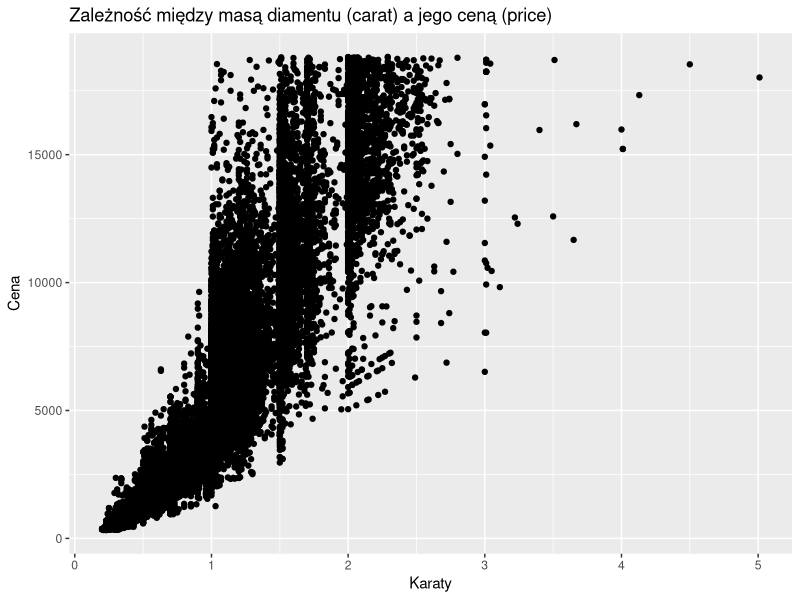
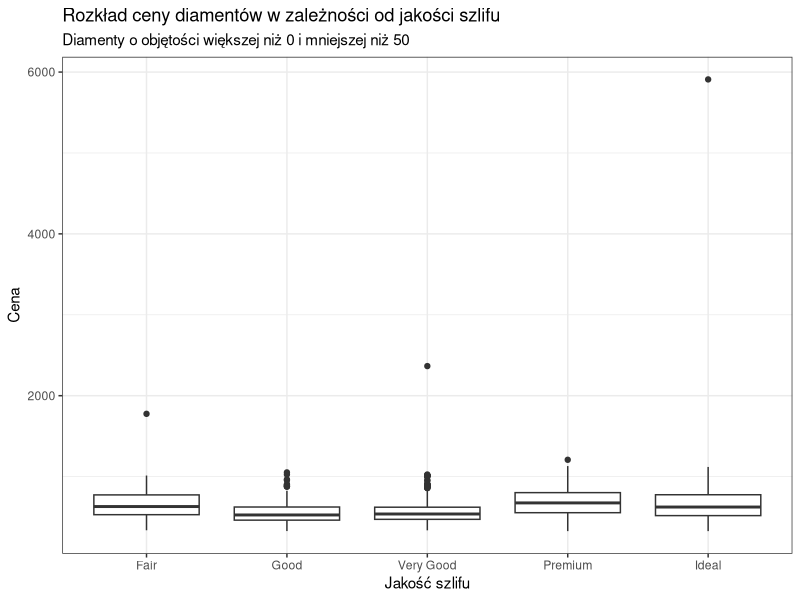
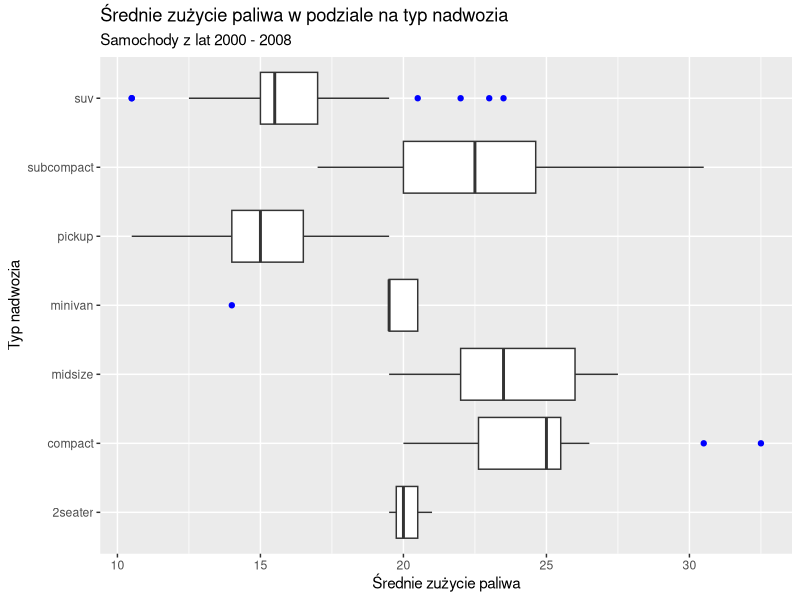
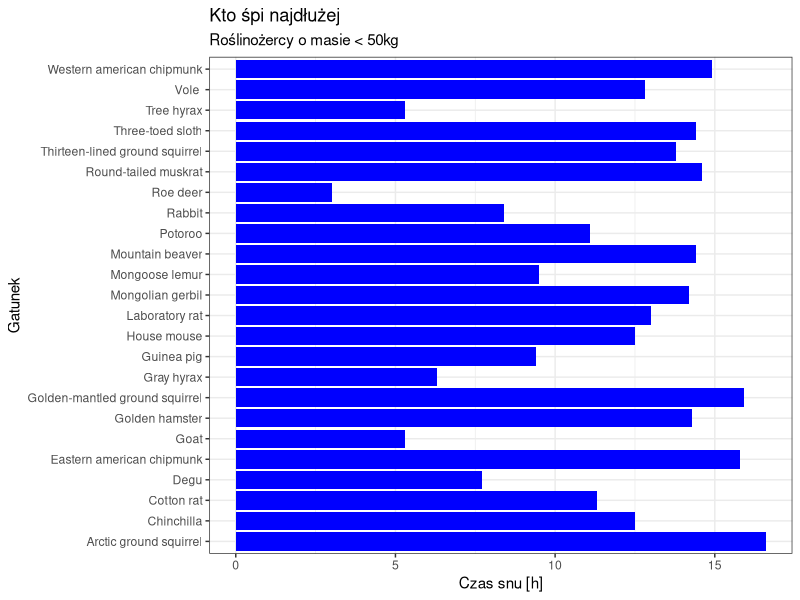
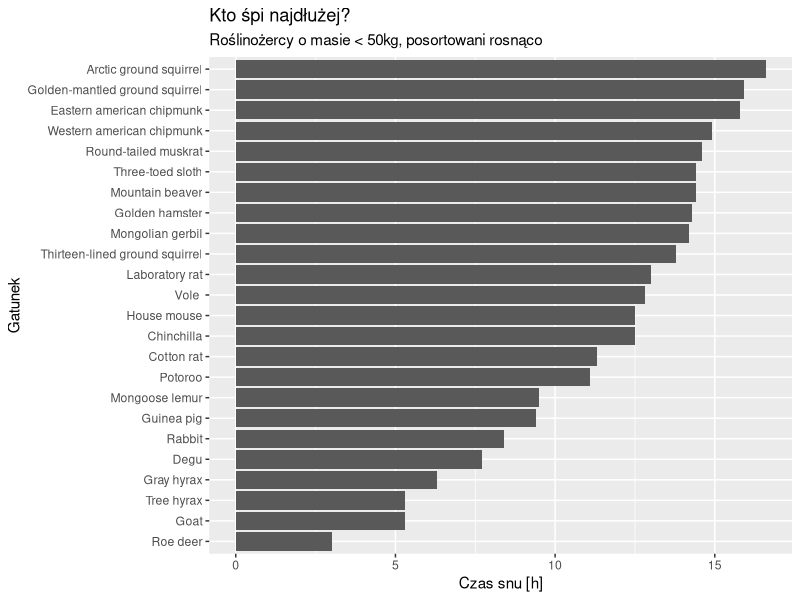
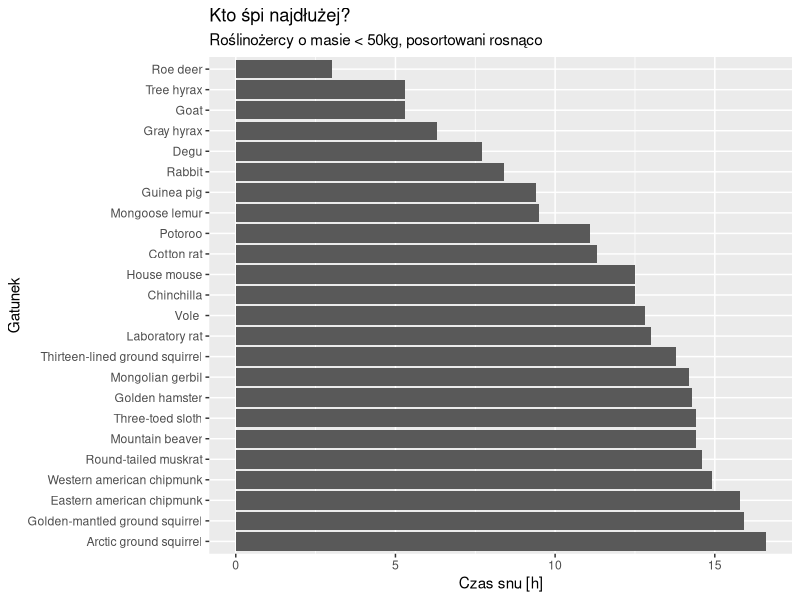
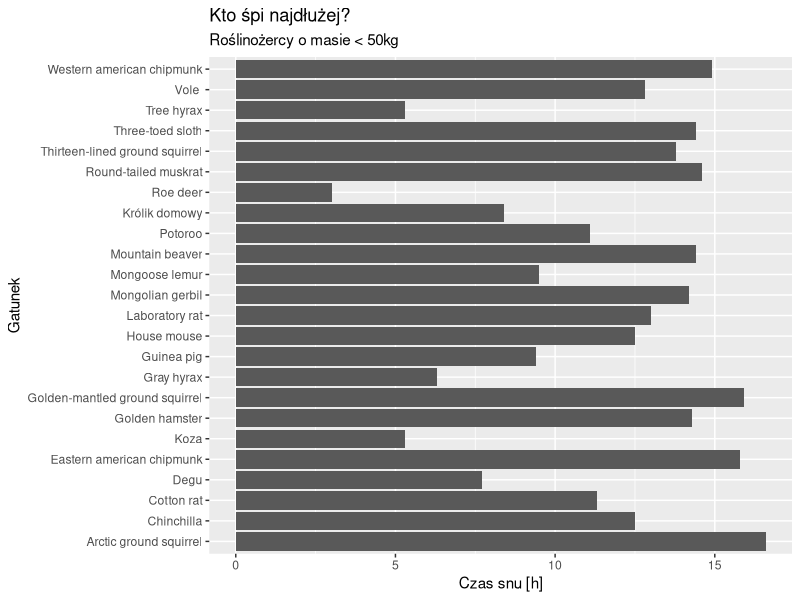
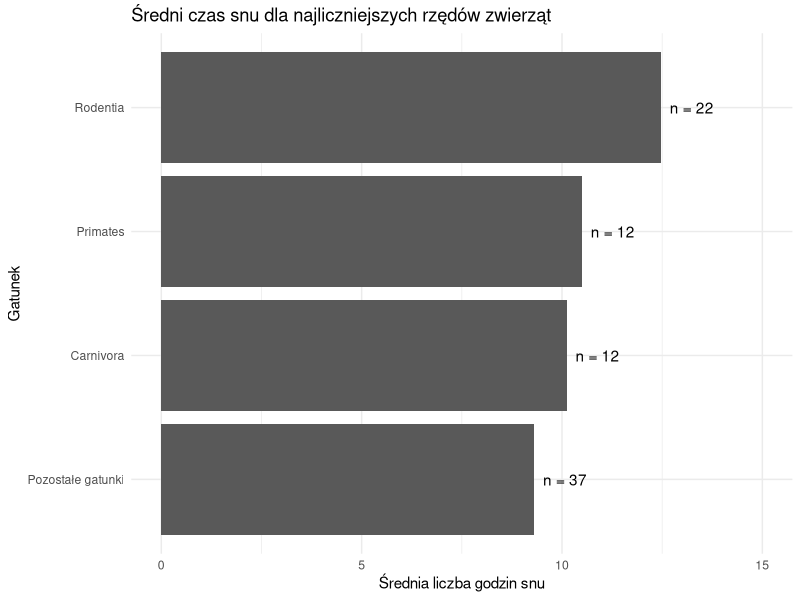

Reproduce these figures in R, in order.
#=======================================================#
#              TECHNIKI WIZUALIZACJI DANYCH             # 
#                     LABORATORIUM 4                    #
#=======================================================#
library(dplyr)
library(ggplot2)
library(forcats)

# 0. Zadania rozgrzewkowe -------------------------------------------------

?diamonds
# Note: dane z pakietu ggplot2, dane na temat diamentów

# Zadanie 0.1 -------------------------------------------------------------
# Stwórz wykres rozproszenia, który pokaże zależność między masą diamentu (carat)
# a jego ceną (price). Zadbaj o czytelność wykresu.

ggplot(diamonds, aes(x = carat, 
                     y = price)) + 
  geom_point() +
  labs(title= "Zależność między masą diamentu (carat) a jego ceną (price)",
       x = "Karaty",
       y = "Cena")



# Zadanie 0.2 -------------------------------------------------------------
# Założmy, że objętość diamentów wyliczamy jako iloczyn x, y i z. Wybierzmy
# diamenty o objętości mniejszej niż 50, ale większej niż 0. 
# Zaprezentuj rozkład ceny diamentów w zależności od jakości szlifu (cut).
# Zadbaj o czytelność wykresu.

diamonds %>% 
  mutate(vol = x*y*z) %>% 
  filter(vol < 50, vol > 0) %>% 
  ggplot(aes(x = cut, y = price)) + 
  geom_boxplot() +
  labs(title = "Rozkład ceny diamentów w zależności od jakości szlifu",
       subtitle = "Diamenty o objętości większej niż 0 i mniejszej niż 50",
       x = "Jakość szlifu",
       y = "Cena") +
  theme_bw()



?mpg
# Note: dane z pakietu ggplot2, dane na temat samochodów

## Zadanie 0.3 -------------------------------------------------------------
# Załóżmy, że interesują nas tylko samochody z lat 2000-2008 (kolumna year).
# Stwórz nową kolumną fuel_efficiency, która będzie średnią z zużycia paliwa
# w mieście (cty) i na autostradzie (hwy). 
# Narysuj rozkład tej nowej zmiennej w podziale na typ nadwozia (class).

mpg %>% 
  filter(year >= 2000, year <= 2008) %>% 
  mutate(fuel_efficiency = (cty + hwy)/2) %>% 
  ggplot(aes(x = fuel_efficiency, y = class)) +
  geom_boxplot(outlier.color = "blue") +
  labs(x = "Średnie zużycie paliwa",
       y = "Typ nadwozia",
       title = "Średnie zużycie paliwa w podziale na typ nadwozia",
       subtitle = "Samochody z lat 2000 - 2008")



?msleep
# Note: dane z pakietu ggplot2, dane na temat snu ssaków

## Zadanie 0.4 -------------------------------------------------------------
# Używając zbioru danych msleep wykonaj następujące kroki:

# 1) Wybierz tylko te zwierzęta, których masa ciała (bodywt)
# jest mniejsza niż 50 kg i które są roślinożercami (vore == "herbi").

# 2) Stwórz wykres słupkowy, który pokaże łączny czas snu (sleep_total)
# dla poszczególnych gatunków (name).

# 3) Chcemy, aby nazwy zwierząt były na osi pionowej.

msleep %>% 
  filter(bodywt < 50, vore == "herbi") %>% 
  ggplot(aes(x = sleep_total, y = name)) + 
  geom_col(fill = "blue") +
  labs(title = "Kto śpi najdłużej",
       subtitle = "Roślinożercy o masie < 50kg",
       x = "Czas snu [h]",
       y = "Gatunek") +
  theme_bw()


# !Note: Słupki bez sortowania ciężko się odczytuje, znacznie łatwiej 
# uzyskiwać informacji jeżeli słupki są posortowane. Oczywiście sortowanie 
# nie ma sensu gdy kolejne słupki to są na przykład lata.

# 1. forcats --------------------------------------------------------------

# !Note: Pakiet forcats jest pomocnikiem w sortowaniu wartości (w szczególności
# gdy są to zmienne factor).


# a) sortowanie według wartości - fct_reorder -----------------------------

# malejąco
msleep %>% 
  filter(bodywt < 50, vore == "herbi") %>% 
  mutate(name = fct_reorder(name, sleep_total)) %>% # Sortuje name według sleep_total 
  ggplot(aes(x = sleep_total, y = name)) + 
  geom_col() +
  labs(title = "Kto śpi najdłużej?",
       subtitle = "Roślinożercy o masie < 50kg, posortowani rosnąco",
       x = "Czas snu [h]", y = "Gatunek")

# rosnąco
msleep %>% 
  filter(bodywt < 50, vore == "herbi") %>% 
  mutate(name = fct_reorder(name, desc(sleep_total))) %>% # Sortuje name według sleep_total
  ggplot(aes(x = sleep_total, y = name)) + 
  geom_col() +
  labs(title = "Kto śpi najdłużej?",
       subtitle = "Roślinożercy o masie < 50kg, posortowani rosnąco",
       x = "Czas snu [h]", y = "Gatunek")



# b) zmiana nazw na bardziej czytelne - fct_recode ------------------------

msleep %>% 
  filter(bodywt < 50, vore == "herbi") %>% 
  mutate(name = fct_recode(name, 
                           "Królik domowy" = "Rabbit",
                           "Krowa" = "Cow",
                           "Koza" = "Goat")) %>% 
  ggplot(aes(x = sleep_total, y = name)) + 
  geom_col() +
  labs(title = "Kto śpi najdłużej?",
       subtitle = "Roślinożercy o masie < 50kg",
       x = "Czas snu [h]", y = "Gatunek")



# c) łączenie w grupy - fct_lump() ----------------------------------------

msleep_top_orders <- msleep %>%
  mutate(order_lumped = fct_lump(order, n = 3, other_level = "Pozostałe gatunki")) %>%
  group_by(order_lumped) %>%
  summarise(avg_sleep = mean(sleep_total), count = n())

ggplot(msleep_top_orders, aes(x = avg_sleep, y = fct_reorder(order_lumped, avg_sleep))) +
  geom_col() +
  geom_text(aes(label = paste("n =", count)), hjust = -0.2) + 
  labs(
    title = "Średni czas snu dla najliczniejszych rzędów zwierząt",
    x = "Średnia liczba godzin snu",
    y = "Gatunek"
  ) +
  xlim(0, 15) + 
  theme_minimal()

# 2. ggplot - kolory i skale ----------------------------------------------


# Zadanie 2.1 -------------------------------------------------------------
# Pogrupuj zwierzęta według gatunku (genus), wylicz dla każdego gatunku
# średni czas snu i średnią wagę ciała. Przygotuj wykres słupkowy,
# który na osi OX będzie przedstawiał średnią liczbę godzin snu,
# oś OY to gatunek a kolorem masę ciała.

p <- msleep %>%
  group_by(genus) %>% 
  summarise(
    avg_sleep = mean(sleep_total),
    avg_bodywt = mean(bodywt)
  ) %>%
  ggplot(aes(x = avg_sleep, y = fct_reorder(genus, avg_sleep))) +
  geom_col(aes(fill = avg_bodywt, width = 0.8)) + # width - szerokość słupka
  labs(
    title = "Średni sen i masa ciała wg gatunku zwierząt",
    subtitle = "Kolor reprezentuje średnią masę ciała",
    x = "Średnia liczba godzin snu",
    y = "Gatnek (Genus)",
    fill = "Masa ciała (kg)"
  ) +
  theme_minimal()

p

# Co jest do poprawy? -----------------------------------------------------
# a) nachodzące opisy osi
# b) skala kolorystyczna
# c) transformacja log?


# a) ----------------------------------------------------------------------

msleep %>%
  mutate(genus_lump = fct_lump_n(genus, n = 4, other_level = "Pozostałe gatunki")) %>% 
  group_by(genus_lump) %>% 
  summarise(
    avg_sleep = mean(sleep_total),
    avg_bodywt = mean(bodywt)
  ) %>%
  ggplot(aes(x = avg_sleep, y = fct_reorder(genus_lump, avg_sleep))) +
  geom_col(aes(fill = avg_bodywt), width = 0.8) +
  labs(
    title = "Średni sen i masa ciała wg gatunku zwierząt",
    subtitle = "Kolor reprezentuje średnią masę ciała",
    x = "Średnia liczba godzin snu",
    y = "Gatnek (Genus)",
    fill = "Masa ciała (kg)"
  ) +
  theme_minimal()

p + 
  theme(axis.text.y = element_text(size = 6, angle = 25)) # mniejsza czcionka i pod kątem

# osie (x & y) ------------------------------------------------------------

p + 
  scale_x_continuous(expand = c(0,0))

p + 
  scale_x_continuous(expand = expansion(mult = c(0, 0.1)))

p +
  scale_x_continuous(position = "top") 

p +
  scale_x_reverse()

p +
  scale_y_discrete(position = "right")


# b)  ---------------------------------------------------------------------

# install.packages("RColorBrewer")
library(RColorBrewer)
RColorBrewer::brewer.pal(n = 5, name = "Blues")
c("#EFF3FF", "#BDD7E7", "#6BAED6", "#3182BD", "#08519C")

p + 
  scale_fill_gradient(low ="lightblue", high="red")

msleep %>%
  group_by(genus) %>% 
  summarise(
    avg_sleep = mean(sleep_total),
    avg_bodywt = mean(bodywt)
  ) %>% 
  ungroup() %>% 
  summarise(q99 = quantile(avg_bodywt, 0.99),
            min = min(avg_bodywt),
            max = max(avg_bodywt))

p + 
  scale_fill_gradient2(
    low = "navyblue", high = "red", mid = "white",
    limits = c(0, 6700), midpoint = 3533
  )

# c) ----------------------------------------------------------------------

msleep %>%
  group_by(genus) %>% 
  summarise(
    avg_sleep = mean(sleep_total),
    avg_bodywt = mean(bodywt)
  ) %>%
  ggplot(aes(x = avg_sleep, y = fct_reorder(genus, avg_sleep))) +
  geom_col(aes(fill = avg_bodywt), width = 0.8) +
  labs(
    title = "Średni sen i masa ciała wg gatunku zwierząt",
    subtitle = "Kolor reprezentuje średnią masę ciała",
    x = "Średnia liczba godzin snu",
    y = "Gatnek (Genus)",
    fill = "Masa ciała (kg)"
  ) +
  theme_minimal() +
  scale_fill_viridis_c(
    trans = "log10", 
    labels = scales::label_number()
  )

# legenda  ----------------------------------------------------------------

p

p +
  theme(legend.position = "bottom")
p +
  theme(legend.position = "none")
p +
  theme(legend.title = element_blank())


p +
  theme(
    legend.title = element_text(color = "blue", size = 15),
    legend.text = element_text(color = "red", face = "bold")
  )

p +
  theme(
    legend.position = c(0.95, 0.2),
    legend.justification = c("right", "bottom"),
    legend.background = element_rect(fill = "white", color = "black")
  )

p +
  theme(legend.position = "top", legend.direction = "horizontal") +
  guides(fill = guide_colorbar(barwidth = 15, barheight = 0.5))

p +
  theme(legend.key = element_blank(),
        legend.key.size = unit(1.2, "cm"))
